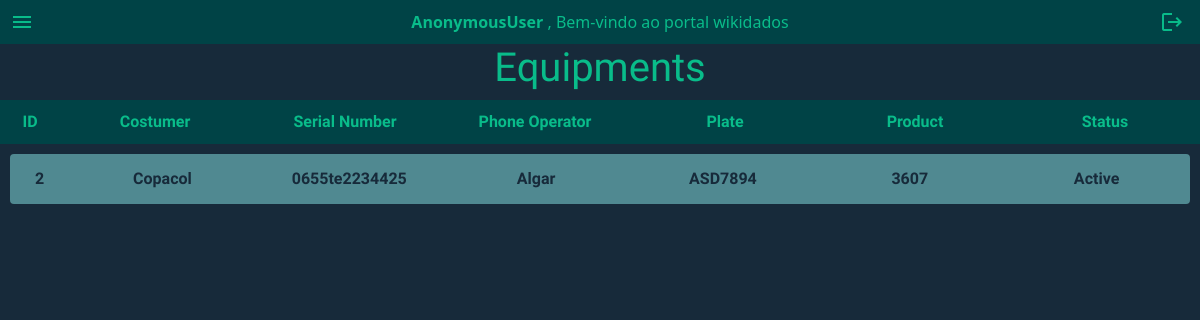
/equipments/, run on the app's committed database.
### FinalProject/models.py (models this page shows, shortened)
class Equipment(models.Model):
    type = models.CharField(choices=equipmentCategoriesChoices, max_length=254)
    costumer = models.ForeignKey(Costumer, on_delete=models.CASCADE, default="", blank=True)
    plate = models.CharField(max_length=8, default="")
    notes = models.TextField(default="", blank=True)
    serialNumber = models.CharField(max_length=30)
    phoneOperator = models.CharField(choices=equipmentsPhoneOperators, max_length=30)
    chip = models.CharField(max_length=20)
    product = models.ForeignKey(Product, on_delete=models.CASCADE)
    status = models.CharField(choices=equipamentsStatus, max_length=30)
    inUseDate = DateTimeField(blank=True)
    createdDate = models.DateTimeField(auto_now_add=True)
    relatedSo = models.ManyToManyField(Product, related_name="relatedServiceOrder")
    relatedTicket = models.ManyToManyField(Ticket, default="", related_name="relatedTicket")
    comments = models.ManyToManyField(Comment, default="", blank=True, related_name="relatedEquipments")

class Costumer(models.Model):
    type = models.CharField(max_length=255, choices=costumerTypeChoices)
    name = models.CharField(max_length=255, blank=False)
    priority = models.CharField(choices=priorityChoices, default=1, max_length=1)
    phone = models.CharField(max_length=11, blank=True, null=True)
    CNPJ = models.CharField(blank=False, max_length=14, unique=True)
    email = models.EmailField(max_length=255, blank=False, unique=True)
    createDate = models.DateField(auto_now_add=True)
    state = models.CharField(max_length=50, default="")
    city = models.CharField(max_length=50, default="")
    address = models.CharField(max_length=50, default="")
    zCode = models.CharField(max_length=8, default="")

class Product(models.Model):
    name = models.CharField(max_length=255, default="")
    serialNumber = models.CharField(max_length=255, default="")
    brand = models.CharField(max_length=20, default="")
    categories = models.CharField(choices=equipmentCategoriesChoices, max_length=50, default="")
    producer = models.CharField(max_length=30, default="", blank=False)
    description = models.TextField()
    createDate = models.DateTimeField(auto_now_add=True)
    createdBy = models.ForeignKey(User, on_delete=models.CASCADE)
    comments = models.ManyToManyField(Comment, default="", blank=True, related_name="relatedProducts")
    def __str__(self):
        return f"{self.name}"

### FinalProject/views.py (the view)
# urls.py: path("equipments/", include('FinalProject.modulesDetails.equipmentsUrls')),
def equipments(request):
   return render(request, "final/equipments.html", {
      "allEquipments": Equipment.objects.all()
   })

### FinalProject/templates/final/equipments.html (shortened to what this page needs)
{% extends 'final/layout.html' %}
{%block equipments %}
{% if allEquipments %}
<h1 class="text-center"> Equipments </h1>
<div id="equipmentsContainer">
    <div id="equipmentsHeader">
        <span> ID </span>
        <span> Costumer </span>
        <span> Serial Number </span>
        <span> Phone Operator </span>
        <span> Plate </span>
        <span> Product </span>
        <span> Status </span>
    </div>
    {%for equipments in allEquipments %}
    <div id="allEquipments">
        <a href="{% url 'equipmentsDetails' equipments.id %}" class="btn btn-light">
            <span> {{ equipments.id }} </span>
            <span> {{ equipments.costumer.name }} </span>
            <span> {{ equipments.serialNumber }}</span>
            <span> {{ equipments.phoneOperator }} </span>
            <span> {{ equipments.plate }} </span>
            <span> {{ equipments.product }}</span>
            <span> {{ equipments.status }} </span>
        </a>
    </div>
    {% endfor %}
</div>
{% endif %}
{%endblock %}

### FinalProject/static/style.css (style rules this page uses)
:root { --cabecalho: #004346; --fundo: #172a3a; --letras: #09bc8a; --opacidade: 0 }
body, html { height: 100%; position: relative; }
#ticketHeader, #serviceOrderHeader, #costumerHeader, #equipmentsHeader, #productsHeader, #servicesHeader { display: grid; grid-template-columns: 5% repeat(6, minmax(100px, 1fr)); place-items: center; margin-bottom: 5px; background-color: #004346; color: #09bc8a; font-weight: bold; padding-bottom: 10px; padding-top: 10px; }
#allTickets a, #allServiceOrder a, #allCostumers a, #allEquipments a, #allProducts a, #allServices a { display: grid; grid-template-columns: 5% repeat(6, minmax(100px, 1fr)); place-items: center; padding: 10px 0px 10px 0px ; background-color: #508991; border: none; color: var(--fundo); font-weight: bold; margin: 10px; height: 50px; }

### data on the page
Equipment: id "2", costumer.name "Copacol", serialNumber "0655te2234425", phoneOperator "Algar", plate "ASD7894", product "3607", status "Active"

### other printed values
{{ request.user|capfirst }} "AnonymousUser"
